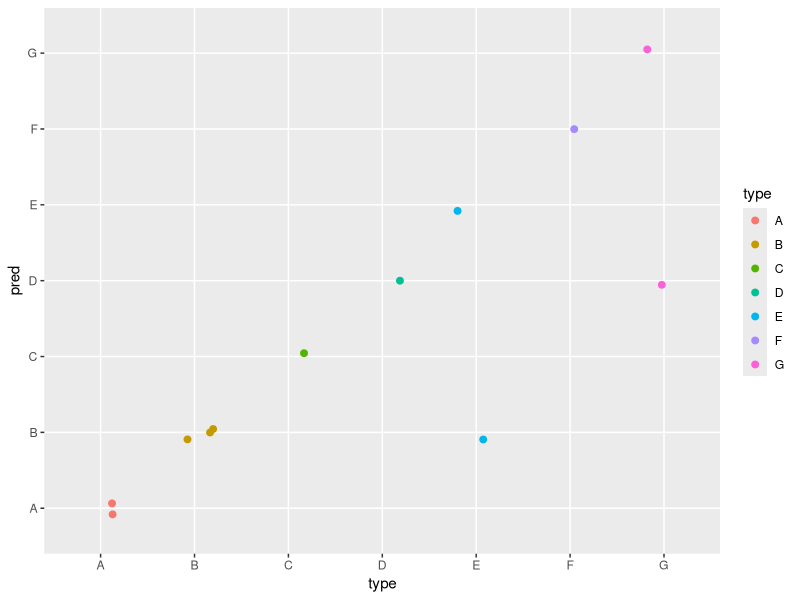

The R source for this figure:
library(e1071)
library(ggplot2)

setwd('R Basic Source/32.Naive Bayes/')
data <- read.csv('personinfo.csv')
head(data)
str(data)
summary(data)
dim(data)
colnames(data)

idx <- sample(1:nrow(data), 0.7 * nrow(data))
training <- data[idx,]
testing <- data[-idx,]

model <- naiveBayes(type ~ ., data = training)
model

pred <- predict(model, testing[-6])
pred

table(예측 = pred, 정답 = testing$type)

testing$pred <- pred

ggplot(testing, aes(x = type, y = pred, color = type)) + geom_jitter(width = 0.2, height = 0.1, size = 2)
